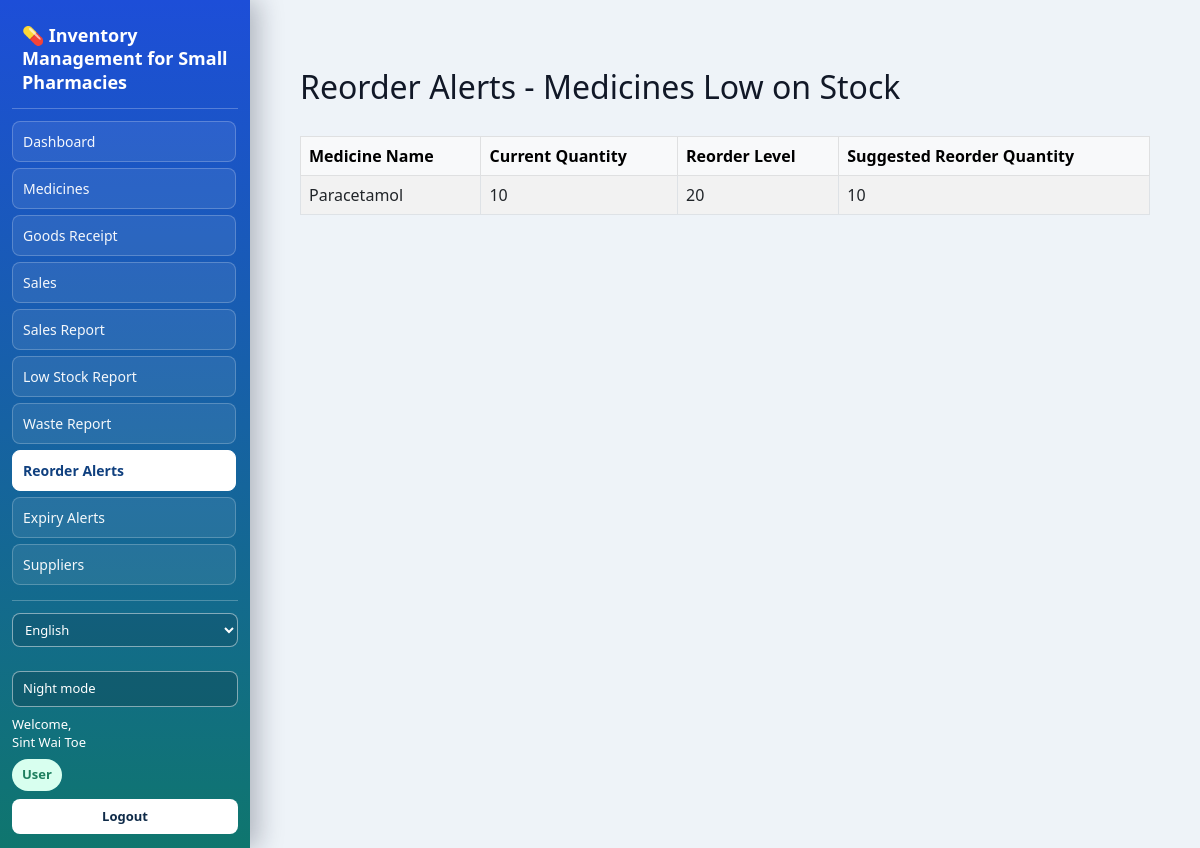
The page /reorder_alerts.php (signed in) on the database its author committed.
### tables this page shows
CREATE TABLE `medicines` (
  `id` int(11) NOT NULL,
  `name` varchar(255) NOT NULL,
  `barcode` varchar(50) DEFAULT NULL,
  `dosage_form` varchar(50) DEFAULT NULL,
  `category` varchar(100) DEFAULT NULL,
  `quantity` int(11) DEFAULT 0,
  `unit` varchar(50) DEFAULT NULL,
  `lot_number` varchar(100) DEFAULT NULL,
  `mfg_date` date DEFAULT NULL,
  `exp_date` date DEFAULT NULL,
  `cost_price` decimal(10,2) DEFAULT NULL,
  `sell_price` decimal(10,2) DEFAULT NULL,
  `reorder_level` int(11) DEFAULT NULL
);

### reorder_alerts.php (the view, shortened to what this page needs)
<?php
include 'navbar.php';
require_once 'config/db.php';
$stmt = $pdo->query("
    SELECT id, name, quantity, reorder_level
    FROM medicines
    WHERE quantity < reorder_level
    ORDER BY quantity ASC
");
$medicines = $stmt->fetchAll(PDO::FETCH_ASSOC);
?>
<!DOCTYPE html>
<html lang="en">
<head>
    <link href="https://cdn.jsdelivr.net/npm/bootstrap@5.3.0/dist/css/bootstrap.min.css" rel="stylesheet" />
</head>
<body class="container mt-5">
    <h2>Reorder Alerts - Medicines Low on Stock</h2>
    <?php if ($medicines): ?>
    <table class="table table-bordered table-striped">
        <thead class="table-light">
            <tr>
                <th>Medicine Name</th>
                <th>Current Quantity</th>
                <th>Reorder Level</th>
                <th>Suggested Reorder Quantity</th>
            </tr>
        </thead>
        <tbody>
            <?php foreach ($medicines as $med):
                $suggested_qty = $med['reorder_level'] - $med['quantity'];
            ?>
            <tr>
                <td><?= htmlspecialchars($med['name']) ?></td>
                <td><?= htmlspecialchars($med['quantity']) ?></td>
                <td><?= htmlspecialchars($med['reorder_level']) ?></td>
                <td><?= $suggested_qty > 0 ? $suggested_qty : 0 ?></td>
            </tr>
            <?php endforeach; ?>
        </tbody>
    </table>
    <?php else: ?>
        <div class="alert alert-success">All medicines have sufficient stock.</div>
    <?php endif; ?>
</body>
</html>

### navbar.php (style rules this page uses)
:root { --trust-blue: #2563eb; --health-green: #12b981; --warning-amber: #f59e0b; --danger-red: #ef4444; --vivid-cyan: #06b6d4; --light-gray: #eef3f8; --dark-charcoal: #111827; --border-gray: #cfd9e4; --page-bg: #eef3f8; --page-text: #111827; --muted-text: #5b6a79; --sidebar-grad-a: #1d4ed8; --sidebar-grad-b: #0f766e; --glass-border: rgba(255, 255, 255, 0.22); --link-bg: rgba(255, 255, 255, 0.08); --link-hover-bg: rgba(255, 255, 255, 0.2); --link-text: rgba(255, 255, 255, 0.95); --role-chip-admin-bg: #ffffff; --role-chip-admin-color: #16499b; --role-chip-user-bg: #d8ffef; --role-chip-user-color: #1e7f5f; --logout-btn-bg: #ffffff; --logout-btn-color: #0e2a48; --logout-btn-hover-bg: #dbeafe; --card-bg: #ffffff; --card-border: #cfd9e4; --card-shadow: 0 8px 14px rgba(31, 41, 51, 0.08); --input-bg: #ffffff; --input-border: #cfd9e4; --input-text: #111827; }
body { padding-left: 270px !important; padding-top: 20px !important; padding-right: 20px !important; padding-bottom: 20px !important; background: var(--page-bg) !important; color: var(--page-text) !important; transition: background-color .2s ease, color .2s ease !important; min-height: 100vh; box-sizing: border-box; }

### reorder_alerts.php (style rules this page uses)
body { padding-left: 270px; padding-top: 20px; padding-right: 20px; padding-bottom: 20px; background-color: #f9f9f9; }
h2 { margin-bottom: 30px; }
.table th, .table td { vertical-align: middle; }

### rows shown on the page
medicines: name "Paracetamol", quantity "10", reorder_level "20"

### other values the page prints
$langData['title'] "💊 Inventory Management for Small Pharmacies"
$langData['medicine_list'] "Medicines"
$langData['goods_receipt'] "Goods Receipt"
$langData['sales'] "Sales"
$langData['nav_sales_report'] "Sales Report"
$langData['nav_low_stock_report'] "Low Stock Report"
$langData['nav_waste_report'] "Waste Report"
$langData['nav_reorder_alerts'] "Reorder Alerts"
$langData['nav_expiry_alerts'] "Expiry Alerts"
$langData['suppliers'] "Suppliers"
$langData['welcome'] "Welcome,"
$username "Sint Wai Toe"
$roleLabel "User"
$langData['logout'] "Logout"
